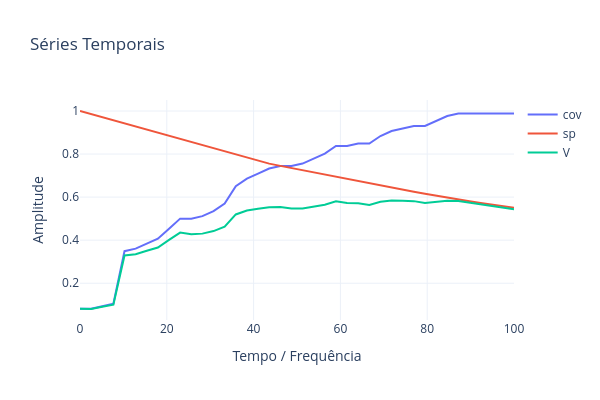

Notebook code for this chart:
### Code cell
PlotSeriesPLY(xSeries=[rhos,rhos,rhos],ySeries=[cov,sp,cov*sp],names=['cov','sp','V'])
